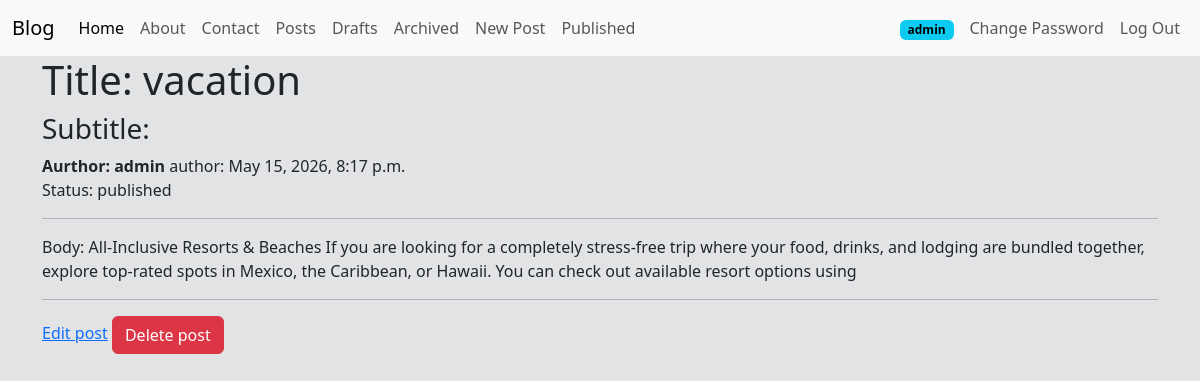
Page /posts/22/ (signed in) on the committed database.
### posts/models.py (models this page shows, shortened)
class Post(models.Model): # oop (object oriented programing)
    title = models.CharField(max_length=128)  # string
    subtitle = models.CharField(max_length=256)  # string
    body = models.TextField()  # string
    created_on = models.DateTimeField(auto_now_add=True)  # date / datetime
    author = models.ForeignKey(
        get_user_model(),
        on_delete=models.CASCADE
    )  # User model
    status = models.ForeignKey(
        Status,
        on_delete=models.DO_NOTHING
    )

class Status(models.Model):
    class Meta:
        verbose_name_plural = "status"
    name = models.CharField(max_length=128, unique=True)
    description = models.CharField(max_length=200, help_text="Write a descrition about the status")
    def __str__(self):
        return f"{self.name}"

### posts/views.py (the view)
# urls.py: path("<int:pk>/", PostDetailView.as_view(), name="post_detail"),
class PostDetailView(LoginRequiredMixin, DetailView): # GET Request -> single element (object)
    template_name = "post/detail.html"
    model = Post
    context_object_name = "single_post"

### templates/post/detail.html (shortened to what this page needs)
{% extends 'base.html' %}
{% block content %}
 <body class="bg-secondary-subtle">
    <h1>Title: {{ single_post.title }}</h1>
    <h3> Subtitle:{{ single_post.Subtitle}}</h3>
    <span><strong>Aurthor: {{single_post.author}}</strong></span>
    <span>author: {{single_post.created_on}}</span>
    <p>Status: {{ single_post.status }}</p>
    <hr/>
    <P>Body: {{ single_post.body }}</P>
     <hr/>
    <a href="{% url 'post_edit' single_post.id %}" class="bnt btn-secondary">Edit post</a>
    <a href="{% url 'post_delete' single_post.id %}" class="btn btn-danger">Delete post</a>
 </body>
{% endblock %}

### templates/navbar.html (shortened to what this page needs)
<nav class="navbar navbar-expand-lg bg-body-tertiary">
  <div class="container-fluid">
    <a class="navbar-brand" href="{% url 'home' %}">Blog</a>
    <div class="collapse navbar-collapse" id="navbarSupportedContent">
      <ul class="navbar-nav me-auto mb-2 mb-lg-0">
        <li class="nav-item">
          <a class="nav-link active" aria-current="page" href="{% url 'home' %}">Home</a>
        </li>
        <li class="nav-item">
          <a class="nav-link" href="{% url 'about' %}">About</a>
        </li>
        <li class="nav-item">
          <a class="nav-link" href="{% url 'contact' %}">Contact</a>
        </li>
        <li class="nav-item">
          <a class="nav-link" href="{% url 'post_list' %}">Posts</a>
        </li>
        {% if user.is_authenticated %}
          <li class="nav-item">
            <a class="nav-link" href="{% url 'post_drafts' %}">Drafts</a>
          </li>
          <li class="nav-item">
            <a class="nav-link" href="{% url 'post_archived' %}">Archived</a>
          </li>
          <li class="nav-item">
            <a class="nav-link" href="{% url 'post_new' %}">New Post</a>
          </li>
        {% endif %}
        <li class="nav-item">
          <a class="nav-link" href="{% url 'post_list' %}">Published</a>
        </li>
      </ul>
      <ul class="navbar-nav ms-auto mb-2 mb-lg-0 align-items-center">
        {% if user.is_authenticated %}
          <li class="nav-item me-2">
            <span class="badge text-bg-info">{{ user.username }}</span>
          </li>
          <li class="nav-item">
            <a class="nav-link" href="{% url 'password_change' %}">Change Password</a>
          </li>
          <li class="nav-item">
            <form action="{% url 'logout' %}" method="post" class="d-inline">
              <button type="submit" class="btn btn-link nav-link py-0">Log Out</button>
            </form>
          </li>
        {% endif %}
      </ul>
    </div>
  </div>
</nav>

### rows in the picture
Post: title "vacation", author "admin", created_on "May 15, 2026, 8:17 p.m.", status "published", body "All-Inclusive Resorts & Beaches If you are looking for a completely stress-free trip where your food, drinks, and lodging are bundled together, explore top-rated spots in Mexico, the Caribbean, or Hawaii. You can check out available resort options using"

### other values in the picture
{{ user.username }} "admin"
